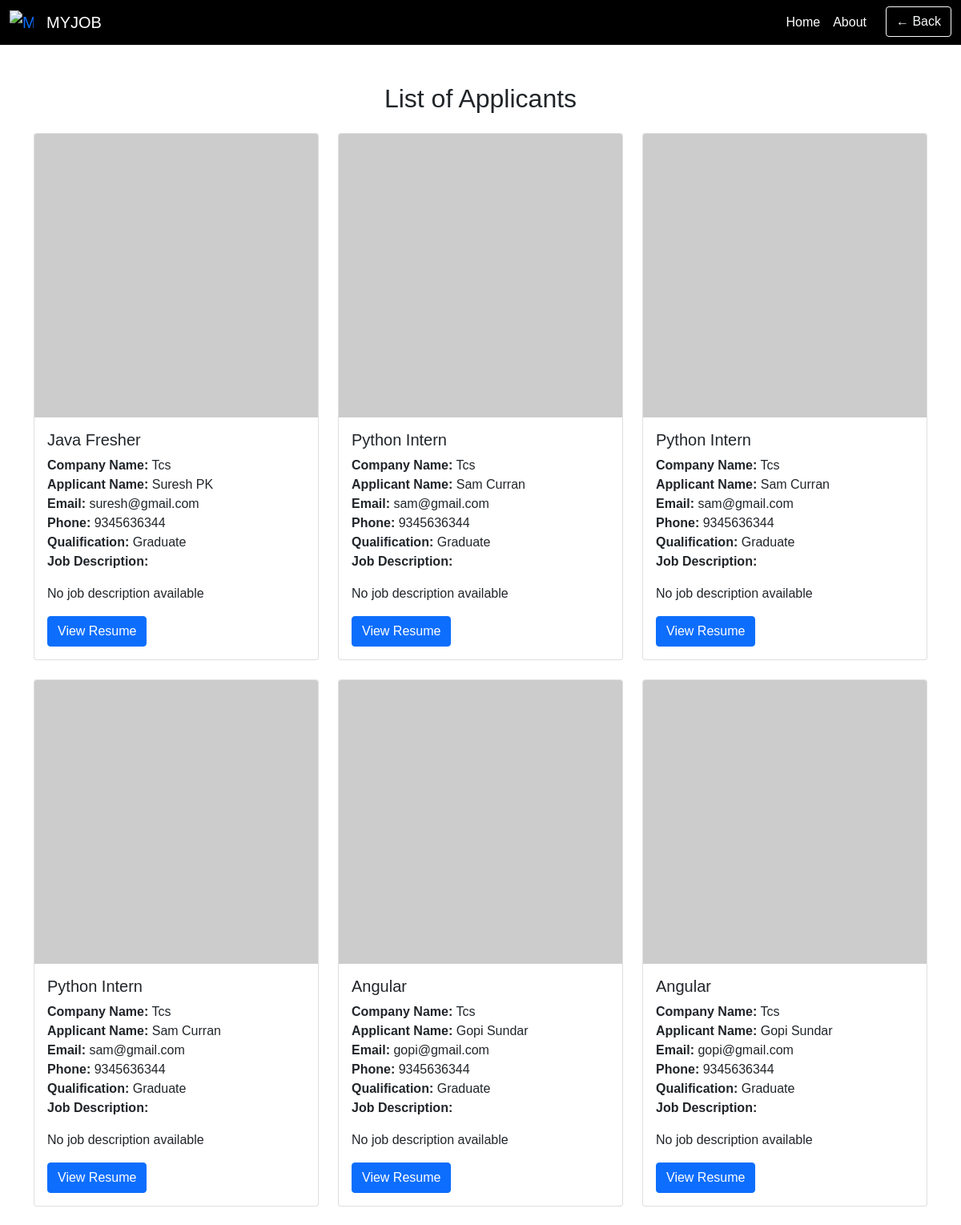
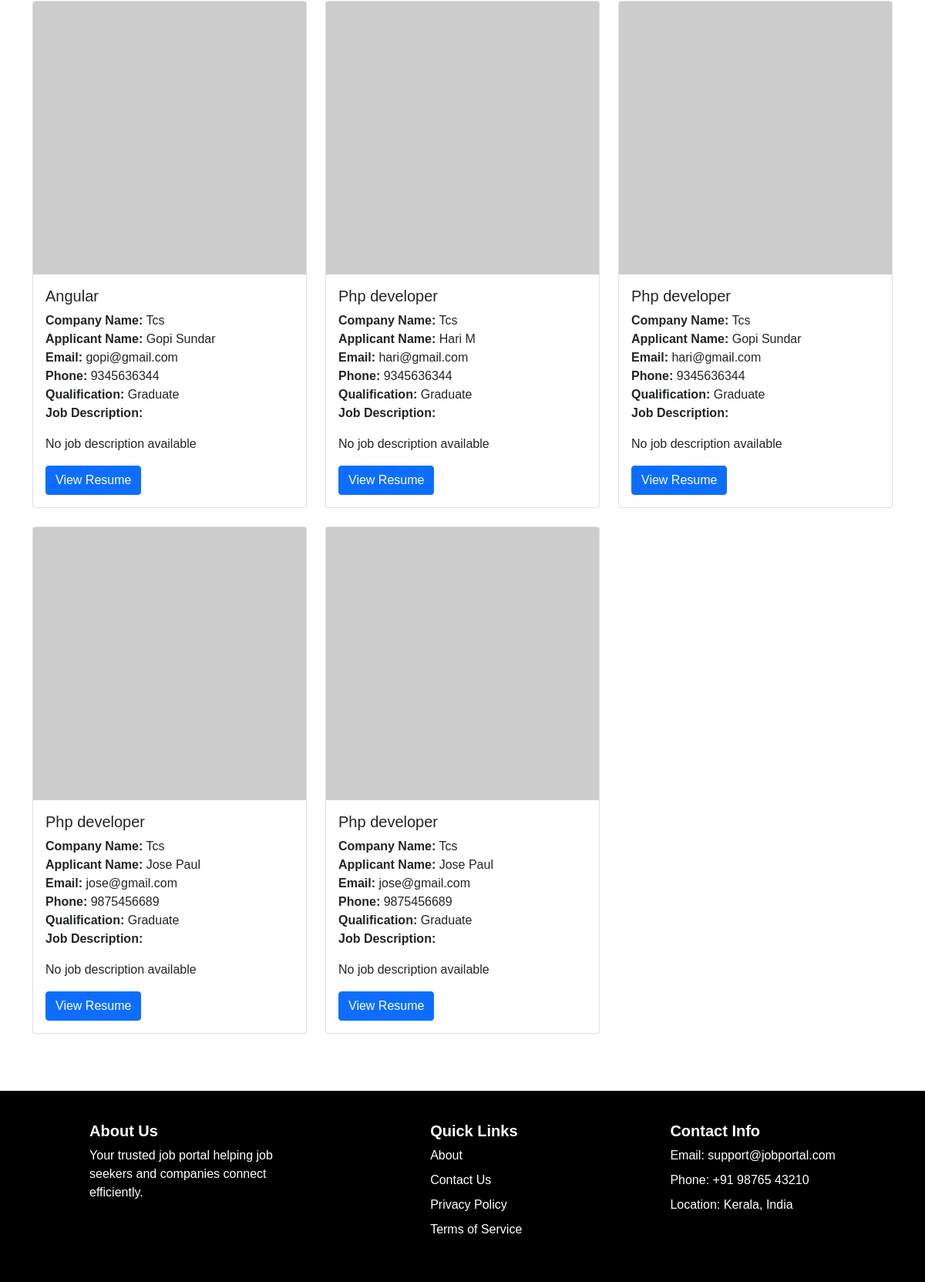
/viewapplied/21/, run on the app's committed database (2 pictures, top to bottom).
### jobapp/models.py (models this page shows)
class aplliedjobsmodel(models.Model):
    name=models.CharField(max_length=20)
    email=models.EmailField()
    ph=models.CharField(max_length=10)
    dob=models.DateTimeField()
    hq=models.CharField(max_length=20)
    cname=models.CharField(max_length=20)
    jobname=models.CharField(max_length=20)
    resume=models.FileField()
    userid=models.CharField(max_length=10)

### jobapp/views.py (the view)
# urls.py: path('viewapplied/<int:id>/', viewapplied),
def viewapplied(request, id):
    d = companymodel.objects.get(id=id)
    s = aplliedjobsmodel.objects.filter(cname=d.user.username)
    return render(request, 'viewapplied.html', {'s': s})

### jobapp/templates/viewapplied.html (shortened to what this page needs)
<!DOCTYPE html>
<html lang="en">
<head>
    <link href="https://cdn.jsdelivr.net/npm/bootstrap@5.0.2/dist/css/bootstrap.min.css" rel="stylesheet">
</head>
<body>
    <nav class="navbar navbar-expand-lg">
        <div class="container-fluid">
            <a class="navbar-brand d-flex align-items-center" href="/">
                <img src="https://as2.ftcdn.net/v2/jpg/10/04/10/53/1000_F_1004105360_BaJnSx8DNE660NFMoi2GRB4rUPy1lbXr.jpg" alt="MYJOB Logo" width="30" height="30" class="me-2">
                <span class="ms-2">MYJOB</span>
            </a>
            <div class="collapse navbar-collapse" id="navbarNavDropdown">
                <ul class="navbar-nav ms-auto">
                    <li class="nav-item"><a class="nav-link" href="/">Home</a></li>
                    <li class="nav-item"><a class="nav-link" href="/about">About</a></li>
                    <li class="nav-item ms-3">
                        <button onclick="history.back()" class="btn btn-outline-light">← Back</button>
                    </li>
                </ul>
            </div>
        </div>
    </nav>
    <div class="container mt-5">
        <h2 class="text-center mb-4">List of Applicants</h2>
        <div class="row">
            {% for i in s %}
            <div class="col-md-4 mb-4">
                <div class="card h-100">
                    <img src="{{ i.image_url|default:'https://via.placeholder.com/150' }}" class="card-img-top" alt="Applicant Image">
                    <div class="card-body">
                        <h5 class="card-title">{{ i.jobname }}</h5>
                        <p class="card-text">
                            <strong>Company Name:</strong> {{ i.cname|default:"N/A" }}<br>
                            <strong>Applicant Name:</strong> {{ i.name|default:"N/A" }}<br>
                            <strong>Email:</strong> {{ i.email|default:"N/A" }}<br>
                            <strong>Phone:</strong> {{ i.ph|default:"N/A" }}<br>
                            <strong>Qualification:</strong> {{ i.hq|default:"N/A" }}<br>
                            <strong>Job Description:</strong><br>
                            <p>{{ i.job_detail|default:"No job description available" }}</p>
                        </p>
                        {% if i.resume %}
                        <a href="{{ i.resume.url }}" class="btn btn-primary" target="_blank">View Resume</a>
                        {% else %}
                        <div class="text-muted">No resume uploaded</div>
                        {% endif %}
                    </div>
                </div>
            </div>
            {% endfor %}
        </div>
    </div>
    <footer>
        <div class="footer-container">
            <div>
                <h5>About Us</h5>
                <p>Your trusted job portal helping job seekers and companies connect efficiently.</p>
            </div>
            <div>
                <h5>Quick Links</h5>
                <ul>
                    <li><a href="/about">About</a></li>
                    <li><a href="/contact">Contact Us</a></li>
                    <li><a href="/privacy">Privacy Policy</a></li>
                    <li><a href="/terms">Terms of Service</a></li>
                </ul>
            </div>
            <div>
                <h5>Contact Info</h5>
                <ul>
                    <li>Email: support@jobportal.com</li>
                    <li>Phone: +91 98765 43210</li>
                    <li>Location: Kerala, India</li>
                </ul>
            </div>
        </div>
    </footer>
</body>
</html>

### jobapp/templates/viewapplied.html (style rules this page uses)
body { margin: 0; padding: 0; background-size: cover; background-repeat: no-repeat; background-position: center; font-family: Arial, sans-serif; }
.navbar { background-color: #000 !important; }
.navbar-nav .nav-link, .navbar-brand span { color: white !important; }
footer { background-color: #000; color: white; padding: 40px 20px 20px; margin-top: 50px; }
.footer-container { display: flex; flex-wrap: wrap; justify-content: space-around; }
.footer-container div { margin-bottom: 20px; max-width: 250px; }
footer h5 { font-weight: bold; }
footer ul { list-style: none; padding-left: 0; }
footer ul li { margin-bottom: 8px; }
footer a { color: white; text-decoration: none; }

### data on the page
aplliedjobsmodel: jobname "Java Fresher", cname "Tcs", name "Suresh PK", email "suresh@gmail.com", ph "9345636344", hq "Graduate", job_detail "No job description available"
aplliedjobsmodel: jobname "Python Intern", cname "Tcs", name "Sam Curran", email "sam@gmail.com", ph "9345636344", hq "Graduate", job_detail "No job description available"
aplliedjobsmodel: jobname "Python Intern", cname "Tcs", name "Sam Curran", email "sam@gmail.com", ph "9345636344", hq "Graduate", job_detail "No job description available"
aplliedjobsmodel: jobname "Python Intern", cname "Tcs", name "Sam Curran", email "sam@gmail.com", ph "9345636344", hq "Graduate", job_detail "No job description available"
aplliedjobsmodel: jobname "Angular", cname "Tcs", name "Gopi Sundar", email "gopi@gmail.com", ph "9345636344", hq "Graduate", job_detail "No job description available"
aplliedjobsmodel: jobname "Angular", cname "Tcs", name "Gopi Sundar", email "gopi@gmail.com", ph "9345636344", hq "Graduate", job_detail "No job description available"
aplliedjobsmodel: jobname "Angular", cname "Tcs", name "Gopi Sundar", email "gopi@gmail.com", ph "9345636344", hq "Graduate", job_detail "No job description available"
aplliedjobsmodel: jobname "Php developer", cname "Tcs", name "Hari M", email "hari@gmail.com", ph "9345636344", hq "Graduate", job_detail "No job description available"
aplliedjobsmodel: jobname "Php developer", cname "Tcs", name "Gopi Sundar", email "hari@gmail.com", ph "9345636344", hq "Graduate", job_detail "No job description available"
aplliedjobsmodel: jobname "Php developer", cname "Tcs", name "Jose Paul", email "jose@gmail.com", ph "9875456689", hq "Graduate", job_detail "No job description available"
aplliedjobsmodel: jobname "Php developer", cname "Tcs", name "Jose Paul", email "jose@gmail.com", ph "9875456689", hq "Graduate", job_detail "No job description available"
